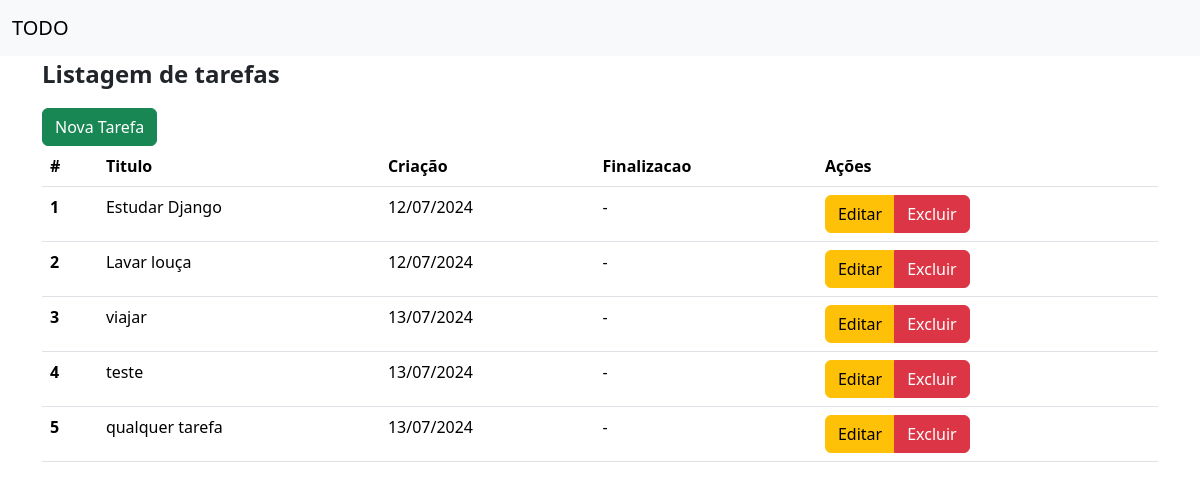
The page / on the database its author committed.
### todos/models.py (models this page shows)
class Todo(models.Model):
    titulo = models.CharField(max_length=150, null=False, blank=False)
    dtCriacao = models.DateTimeField(auto_now_add=True, null=False, blank=False)
    dtFinalizado = models.DateTimeField(null=True, blank=True)

### todos/views.py (the view)
# urls.py: path("", todoListarView.as_view(template_name="todos/todolistar.html"),name='todo_listar'),
class todoListarView(ListView):
    model = Todo #classe deve usar o modelo ToDo (.\todos\models.py)

### todos/templates/todos/todolistar.html (shortened to what this page needs)
<!DOCTYPE html>
<html lang="pt-BR">
  <head>
    <link href="https://cdn.jsdelivr.net/npm/bootstrap@5.3.3/dist/css/bootstrap.min.css" rel="stylesheet" />
  </head>
  <body>
    <nav class="navbar navbar-expand-lg bg-body-tertiary">
      <div class="container-fluid">
        <a class="navbar-brand" href="#">TODO</a>
      </div>
    </nav>
    <main class="container">
      <p class="text-start fs-4 fw-bold">Listagem de tarefas</p>
      <a href="{% url 'todo_criar' %}"
         type="button" class="btn btn-success">Nova Tarefa</a>
      <table class="table">
        <thead>
          <tr>
            <th scope="col">#</th>
            <th scope="col">Titulo</th>
            <th scope="col">Criação</th>
            <th scope="col">Finalizacao</th>
            <th scope="col">Ações</th>
          </tr>
        </thead>
        <tbody>
          {% for tarefa in todo_list %}
            <tr>
              <th scope="row">{{ tarefa.id }}</th>
              <td>{{ tarefa.titulo }}</td>
              <td>{{ tarefa.dtCriacao|date:'SHORT_DATE_FORMAT' }}</td>
              <td>{{ tarefa.dtFinalizacao|date:'SHORT_DATE_FORMAT'|default:'-' }}</td>
              <td>
                <div class="btn-group" role="group" aria-label="Basic mixed styles example">
                  <button type="button" class="btn btn-warning">Editar</button>
                  <button type="button" class="btn btn-danger">Excluir</button>
                </div>
              </td>
            </tr>
          {% endfor %}
        </tbody>
      </table>
    </main>
  </body>
</html>

### rows shown on the page
Todo: id "1", titulo "Estudar Django", dtCriacao "12/07/2024", dtFinalizacao "-"
Todo: id "2", titulo "Lavar louça", dtCriacao "12/07/2024", dtFinalizacao "-"
Todo: id "3", titulo "viajar", dtCriacao "13/07/2024", dtFinalizacao "-"
Todo: id "4", titulo "teste", dtCriacao "13/07/2024", dtFinalizacao "-"
Todo: id "5", titulo "qualquer tarefa", dtCriacao "13/07/2024", dtFinalizacao "-"
